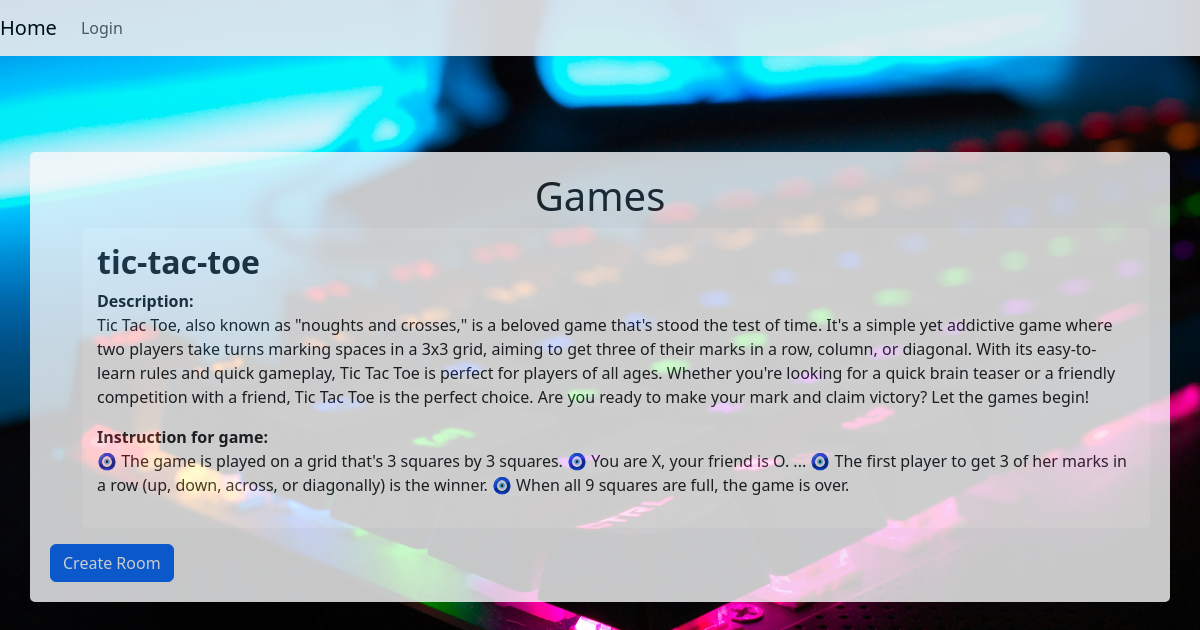
The page / on the database its author committed.
### gameapp/models.py (models this page shows, shortened)
class Game(models.Model):
    Name = models.CharField(max_length=200)
    Description = models.TextField()
    Rules = models.TextField()

### authentication/views.py (the view)
# urls.py: path("", views.home, name="home"),
def home(request):
    games = Game.objects.all()
    return render(request,'home.html',{'games': games})

### templates/home.html (shortened to what this page needs)
<head>
    {% load bootstrap5 %}
    {% bootstrap_css %}
</head>
<nav class="navbar navbar-expand-lg navbar-light" style="background-color: #e9ecef;">
    <a class="navbar-brand" href="/">Home</a>
    <div class="collapse navbar-collapse" id="navbarText">
        <ul class="navbar-nav mr-auto">
            {% if user.is_authenticated %}
            <li class="nav-item">
                <a class="nav-link" href="logout">Logout</a>
            </li>
            <li class="nav-item">
                <a class="nav-link" href="/profile/{{ user.username }}">Welcome, {{ user.username }}</a>
            </li>
            {% else %}
            <li class="nav-item">
                <a class="nav-link" href="login">Login</a>
            </li>
            {% endif %}
        </ul>
    </div>
</nav>
<div class="container" style="background-color: #f8f9fa; padding: 20px; border-radius: 5px; margin-top: 6em;">
    <h1 align="center">Games</h1>
    <ul style="list-style-type: none;">
        {% for game in games %}
        <li style="background-color: #ffffff; padding: 15px; margin-bottom: 10px; border-radius: 5px;">
            <h2 ><b>{{ game.Name }}</b></h2>
            <p><b>Description:</b><br> {{ game.Description }}</p>
            <p><b>Instruction for game:</b><br> {{ game.Rules }}</p>
        </li>
        {% endfor %}
    </ul>
    <button class="btn btn-primary"><a href="/room" style="text-decoration: none; color: #ffffff;">Create Room</a></button>
</div>

### templates/home.html (style rules this page uses)
.navbar { opacity: 0.9; }
.container { opacity: 0.8; margin-top: 5em; }

### rows shown on the page
Game: Name "tic-tac-toe", Description "Tic Tac Toe, also known as \"noughts and crosses,\" is a beloved game that's stood the test of time. It's a simple yet addictive game where two players take turns marking spaces in a 3x3 grid, aiming to get three of their marks in a row, column, or diagonal. With its easy-to-learn rules and quick gameplay, Tic Tac Toe is perfect for players of all ages. Whether you're looking for a quick brain teaser or a friendly competition with a friend, Tic Tac Toe is the perfect choice. Are you ready to make your mark and claim victory? Let the games begin!", Rules "🧿 The game is played on a grid that's 3 squares by 3 squares. 🧿 You are X, your friend is O. ... 🧿 The first player to get 3 of her marks in a row (up, down, across, or diagonally) is the winner. 🧿 When all 9 squares are full, the game is over."
